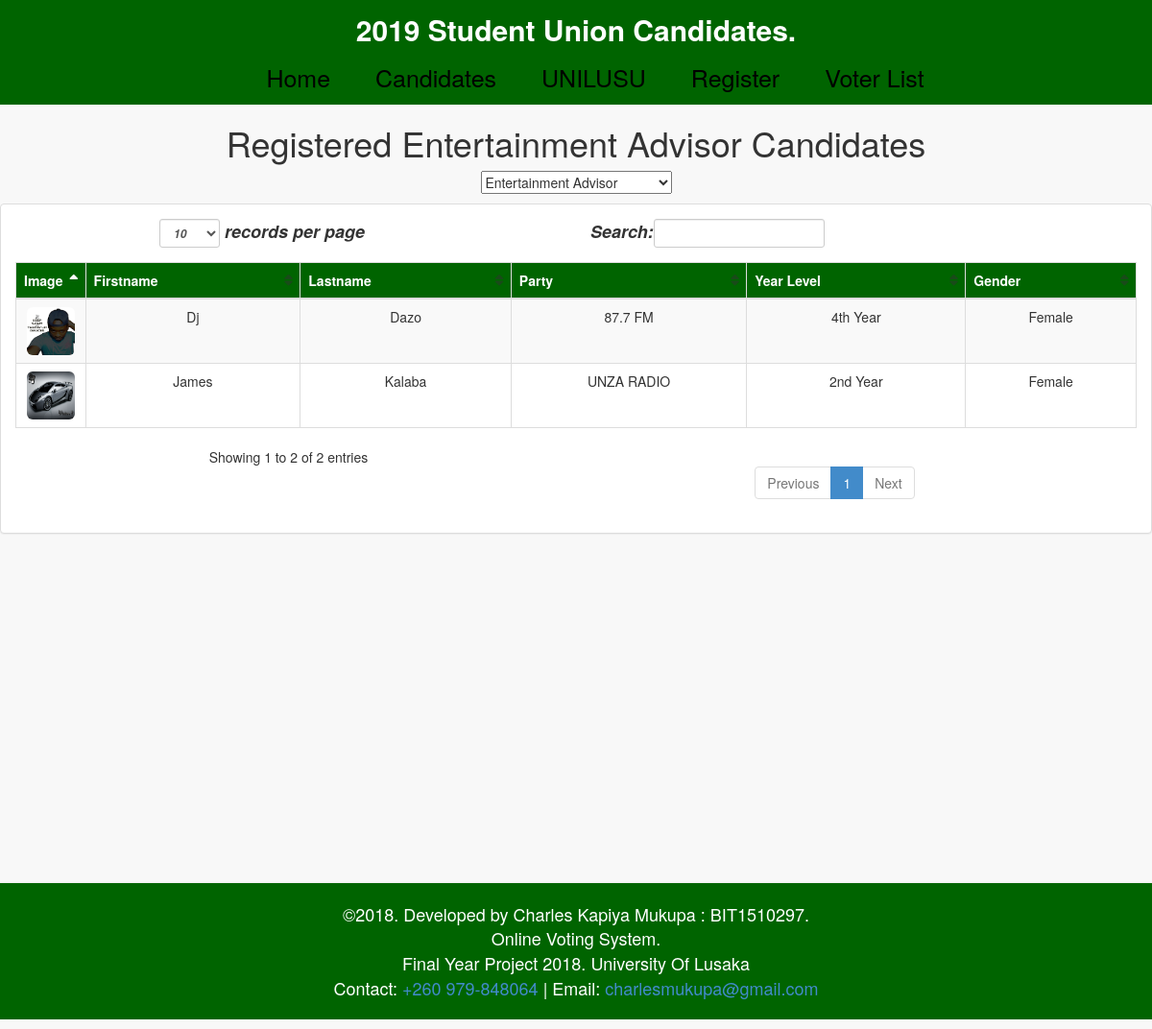
The page /candidates/ea.php on the database its author committed.
### tables this page shows
CREATE TABLE `candidate` (
  `candidate_id` int(11) NOT NULL,
  `position` varchar(100) NOT NULL,
  `firstname` varchar(100) NOT NULL,
  `lastname` varchar(100) NOT NULL,
  `year_level` varchar(100) NOT NULL,
  `gender` varchar(100) NOT NULL,
  `img` varchar(100) NOT NULL,
  `party` varchar(100) NOT NULL
);

### candidates/ea.php (the view, shortened to what this page needs)
<?php include ('head.php');?>
<body>
    <div id="wrapper">
              <?php include ('view_banner.php');?>
        <div id="page-wrapper">
    <heading class="voters_heading">
        <center><h1>Registered Entertainment Advisor Candidates</h1>
           <center>
                <select onchange = "page(this.value)">
                <option disabled selected>Entertainment Advisor</option>
                </select>
            </center>
    </heading>
            <div class="row">
                    <div class="panel panel-default">
                        <div class="panel-body">
                            <div class="table-responsive">
                                <table class="table table-striped table-bordered table-hover" id="dataTables-example" border="0">
                                    <thead class="thead">
                                         <tr>
                                            <th>Image</th>
                                            <th>Firstname</th>
                                            <th>Lastname</th>
                                            <th>Party</th>
                                            <th>Year Level</th>
                                            <th>Gender</th>
                                        </tr>
                                    </thead>
                                    <tbody>
                                        <tr>
                                        <?php
                                            require '../admin/dbcon.php';
                                            $query = $conn->query("SELECT * FROM candidate WHERE `position` = 'Entertainment Advisor'");
                                                while($row = $query->fetch_array()){
                                        ?>
                                            <td width="50"><img src="../admin/<?php echo $row['img']; ?>" width="50" height="50" class="img-rounded"></td>
                                            <td><?php echo $row ['firstname'];?></td>
                                            <td><?php echo $row ['lastname'];?></td>
                                            <td><?php echo $row ['party'];?></td>
                                            <td><?php echo $row ['year_level'];?></td>
                                            <td><?php echo $row ['gender'];?></td>
                                        </tr>
                                       <?php } ?>
                                    </tbody>
                                </table>
                            </div>
                        </div>
                    </div>
            </div>
        </div>
    </div>
    <?php
        include ('footer.php');
        ?>
    <?php include ('../script.php');?>
</body>
</html>

### candidates/css/myStlyes.css (style rules this page uses)
body { background-color: white; background-size: 100%; }
#wrapper { padding-bottom:20px; }
.panel-body { padding: 20px; }
.thead { background-color: rgba(0, 100, 0, 1); color: white; }
table { width: 80%; border-collapse: collapse; }
.img-rounded { border-radius: 100px; }
table td { text-align: center; }
select { color: green; }

### candidates/css/sb-admin-2.css (style rules this page uses)
body { background-color: #f8f8f8; }
#wrapper { width: 100%; }
#page-wrapper { padding: 0 15px; min-height: 200px; }
table.dataTable thead .sorting, table.dataTable thead .sorting_asc, table.dataTable thead .sorting_desc, table.dataTable thead .sorting_asc_disabled, table.dataTable thead .sorting_desc_disabled { background: 0 0; }
table.dataTable thead .sorting_asc:after { content: "\f0de"; float: right; font-family: fontawesome; }
table.dataTable thead .sorting:after { content: "\f0dc"; float: right; font-family: fontawesome; color: rgba(50,50,50,.5); }

### rows shown on the page
candidate: img (picture), firstname "Dj", lastname "Dazo", party "87.7 FM", year_level "4th Year", gender "Female"
candidate: img (picture), firstname "James", lastname "Kalaba", party "UNZA RADIO", year_level "2nd Year", gender "Female"
